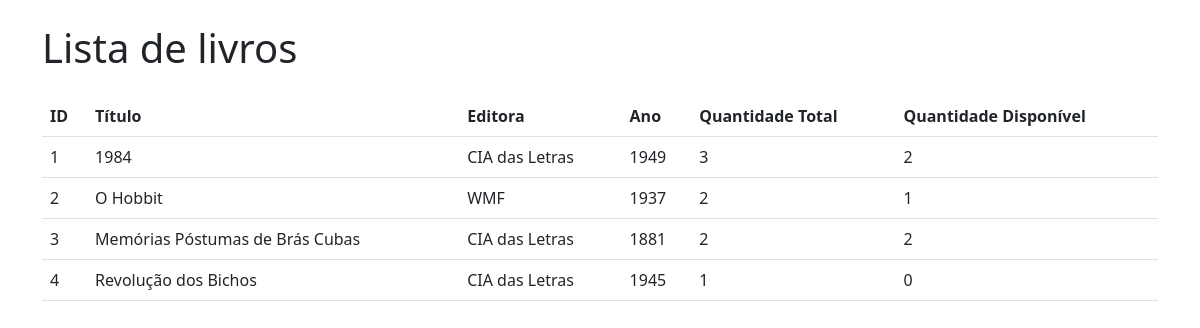
/livros (signed in), run on the app's committed database.
### app.py (models this page shows)
class Livro(db.Model):
    __tablename__ = 'livros'
    idLivro = db.Column(db.Integer, primary_key=True)
    tituloLivro = db.Column(db.String(100), nullable=False)
    editora = db.Column(db.String(100), nullable=False)
    anoLivro = db.Column(db.Integer, nullable=False)
    quantidadeLivros = db.Column(db.Integer, nullable=False)
    qtdeLivDisponiveis = db.Column(db.Integer, nullable=False)

### app.py (the view)
@app.route("/livros")
@login_required
def livros():
    livros = Livro.query.all()
    return render_template("livros.html", livros=livros)

### app.py (called while the page is built)
@login_manager.user_loader
def load_user(user_id):
    return User.query.get(user_id)

### templates/livros.html (shortened to what this page needs)
<!DOCTYPE html>
<html lang="en">
  <head>
    <link
      rel="stylesheet"
      href="{{ url_for('static', filename='css/bootstrap.min.css') }}"
    />
  </head>
  <body>
    <div class="container">
      <h1 class="mt-4 mb-4">Lista de livros</h1>
      <table class="table">
        <thead>
          <tr>
            <th>ID</th>
            <th>Título</th>
            <th>Editora</th>
            <th>Ano</th>
            <th>Quantidade Total</th>
            <th>Quantidade Disponível</th>
          </tr>
        </thead>
        <tbody>
          {% for livro in livros %}
          <tr>
            <td>{{ livro.idLivro }}</td>
            <td>{{ livro.tituloLivro }}</td>
            <td>{{ livro.editora }}</td>
            <td>{{ livro.anoLivro }}</td>
            <td>{{ livro.quantidadeLivros }}</td>
            <td>{{ livro.qtdeLivDisponiveis }}</td>
          </tr>
          {% endfor %}
        </tbody>
      </table>
    </div>
  </body>
</html>

### data on the page
Livro: idLivro "1", tituloLivro "1984", editora "CIA das Letras", anoLivro "1949", quantidadeLivros "3", qtdeLivDisponiveis "2"
Livro: idLivro "2", tituloLivro "O Hobbit", editora "WMF", anoLivro "1937", quantidadeLivros "2", qtdeLivDisponiveis "1"
Livro: idLivro "3", tituloLivro "Memórias Póstumas de Brás Cubas", editora "CIA das Letras", anoLivro "1881", quantidadeLivros "2", qtdeLivDisponiveis "2"
Livro: idLivro "4", tituloLivro "Revolução dos Bichos", editora "CIA das Letras", anoLivro "1945", quantidadeLivros "1", qtdeLivDisponiveis "0"
